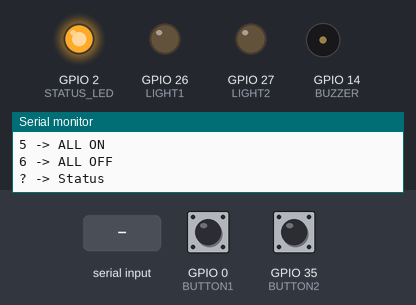
Bench run of a sketch on a simulated ESP32. On the bench: output pins drawn as LEDs (lit = HIGH), buzzer (waves = sounding, pin HIGH), the last lines printed to the serial monitor. The test bench sets the inputs (shaded band); at power-on: GPIO 0 (BUTTON1) HIGH, GPIO 35 (BUTTON2) LOW.

Above: at 1.2 s.
1.3 s: GPIO 0 (BUTTON1) pulled LOW for 0.15 s
At 1.7 s:
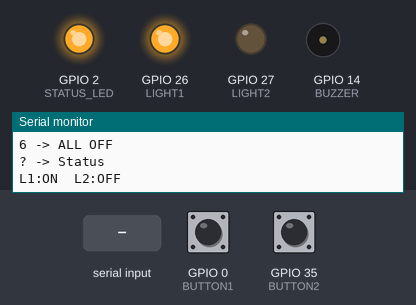
2.9 s: GPIO 35 (BUTTON2) pulled HIGH for 0.15 s
At 4.1 s:
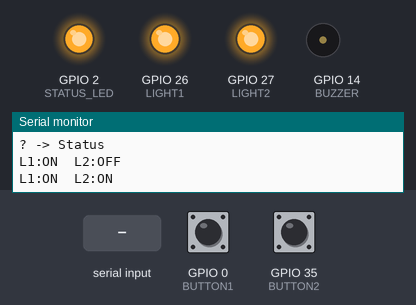
4.5 s: "2\n" received over Serial
At 5.4 s:
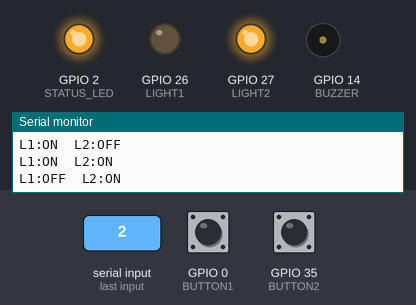
6.0 s: "4\n" received over Serial
At 6.5 s:
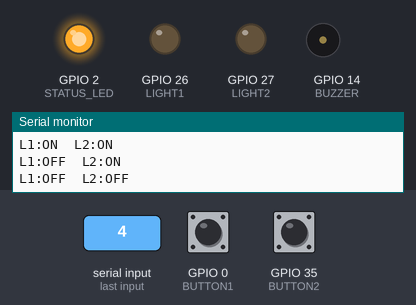
7.5 s: "1\n" received over Serial
At 8.7 s:
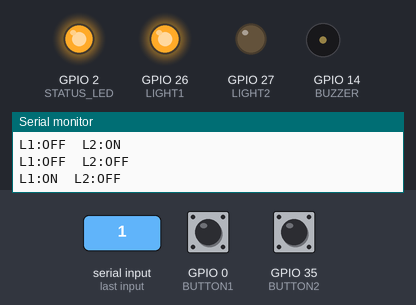
9.0 s: "3\n" received over Serial
At 10.0 s:
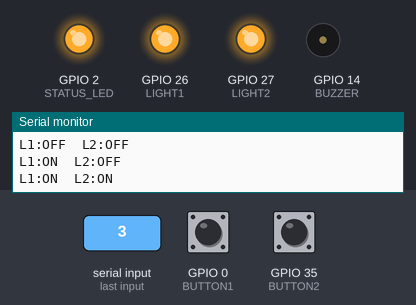
Timing chart, 0 to 11.5 s (numbered marks = the images above; inputs shaded):
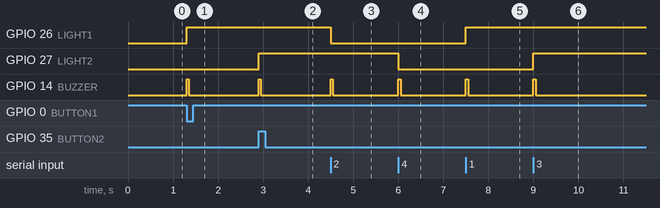

Measured:
- after the input at 1.3 s, GPIO 26 (LIGHT1): LOW → HIGH at once; GPIO 14 (BUZZER): LOW → HIGH at once, → LOW 0.05 s later
- after the input at 2.9 s, GPIO 27 (LIGHT2): LOW → HIGH at once; GPIO 14 (BUZZER): LOW → HIGH at once, → LOW 0.05 s later
- after the input at 4.5 s, GPIO 26 (LIGHT1): HIGH → LOW at once; GPIO 14 (BUZZER): LOW → HIGH at once, → LOW 0.05 s later
- after the input at 6.0 s, GPIO 27 (LIGHT2): HIGH → LOW at once; GPIO 14 (BUZZER): LOW → HIGH at once, → LOW 0.05 s later
- after the input at 7.5 s, GPIO 26 (LIGHT1): LOW → HIGH at once; GPIO 14 (BUZZER): LOW → HIGH at once, → LOW 0.05 s later
- after the input at 9.0 s, GPIO 27 (LIGHT2): LOW → HIGH at once; GPIO 14 (BUZZER): LOW → HIGH at once, → LOW 0.05 s later

The sketch:

bluetooth_home_controller.ino
```cpp
// Project 05 - Bluetooth Home Light Controller (Wokwi Version)
// Commands are entered through Serial Monitor.

#define LIGHT1 26
#define LIGHT2 27
#define BUTTON1 0
#define BUTTON2 35
#define BUZZER 14
#define STATUS_LED 2

bool light1 = false;
bool light2 = false;

bool lastBtn1 = HIGH;
bool lastBtn2 = LOW;

unsigned long lastCommand = 0;
const unsigned long timeout = 1800000UL; // 30 minutes

void beep() {
  digitalWrite(BUZZER, HIGH);
  delay(50);
  digitalWrite(BUZZER, LOW);
}

void updateLights() {

  digitalWrite(LIGHT1, light1);
  digitalWrite(LIGHT2, light2);

}

void sendStatus() {

  Serial.print("L1:");
  Serial.print(light1 ? "ON" : "OFF");
  Serial.print("  L2:");
  Serial.println(light2 ? "ON" : "OFF");

}

void processCommand(char cmd) {

  switch (cmd) {

    case '1':
      light1 = true;
      break;

    case '2':
      light1 = false;
      break;

    case '3':
      light2 = true;
      break;

    case '4':
      light2 = false;
      break;

    case '5':
      light1 = true;
      light2 = true;
      break;

    case '6':
      light1 = false;
      light2 = false;
      break;

    case '?':
      sendStatus();
      return;

    default:
      return;
  }

  updateLights();
  beep();
  sendStatus();

  lastCommand = millis();
}

void setup() {

  Serial.begin(115200);

  pinMode(LIGHT1, OUTPUT);
  pinMode(LIGHT2, OUTPUT);

  pinMode(BUZZER, OUTPUT);

  pinMode(BUTTON1, INPUT_PULLUP);
  pinMode(BUTTON2, INPUT);

  pinMode(STATUS_LED, OUTPUT);

  digitalWrite(STATUS_LED, HIGH);

  updateLights();

  Serial.println();
  Serial.println("====================================");
  Serial.println("Bluetooth Home Light Controller");
  Serial.println("(Serial Monitor Simulation)");
  Serial.println("====================================");
  Serial.println("Commands:");
  Serial.println("1 -> Light 1 ON");
  Serial.println("2 -> Light 1 OFF");
  Serial.println("3 -> Light 2 ON");
  Serial.println("4 -> Light 2 OFF");
  Serial.println("5 -> ALL ON");
  Serial.println("6 -> ALL OFF");
  Serial.println("? -> Status");
  Serial.println();

  lastCommand = millis();
}

void loop() {

  if (Serial.available()) {

    char cmd = Serial.read();

    if (cmd != '\n' && cmd != '\r') {
      processCommand(cmd);
    }
  }

  bool b1 = digitalRead(BUTTON1);

  if (lastBtn1 == HIGH && b1 == LOW) {

    light1 = !light1;

    updateLights();

    beep();

    sendStatus();

    delay(200);
  }

  lastBtn1 = b1;

  bool b2 = digitalRead(BUTTON2);

  if (lastBtn2 == LOW && b2 == HIGH) {

    light2 = !light2;

    updateLights();

    beep();

    sendStatus();

    delay(200);
  }

  lastBtn2 = b2;

  if (millis() - lastCommand >= timeout) {

    if (light1 || light2) {

      light1 = false;
      light2 = false;

      updateLights();

      sendStatus();

      Serial.println("Auto Timeout - All Lights OFF");

      lastCommand = millis();
    }
  }
}
```
